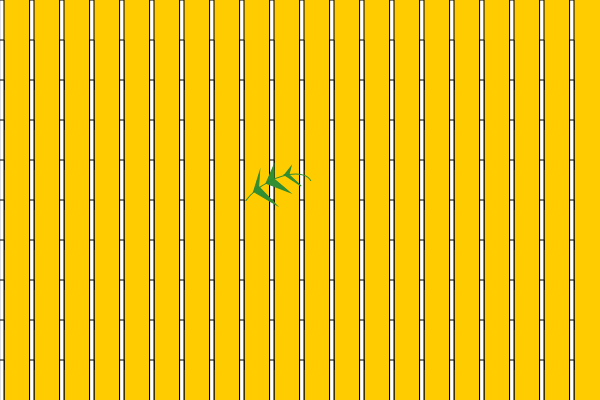
Frame 1 (no input)
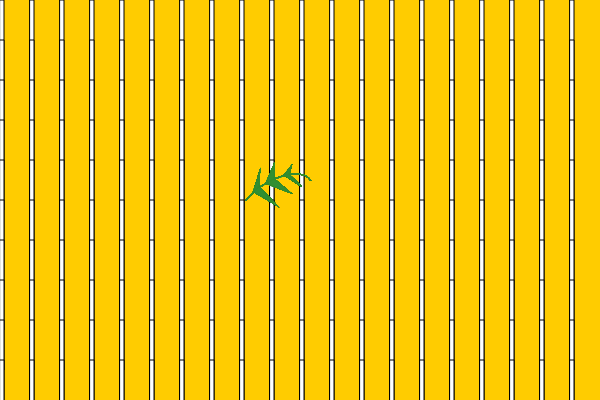
Frame 60 (no input)
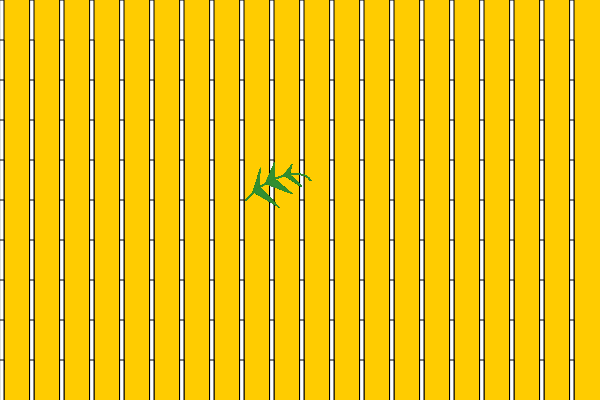
Frame 120 (the mouse pressed at the canvas centre since frame 60)

The p5.js sketch that drew these frames (run headless with seeded random() and noise() and a simulated clock; from frame 60 on, the mouse is pressed at the canvas centre):

// p5.js sketch
// ── sketch.js
// Reference-John Henry Thompson pattern https://editor.p5js.org/jht1493/sketches/ZwUDZXioq
// 4.0 for loop example

//Pattern of white bamboo stalks on a yellow background canvas

let xlen;
let ylen;

function setup() {
  createCanvas(600, 400);
  background(255, 204, 0);
  describe("canvas with yellow background");
  //p5JS Reference guide

  ylen = height / 10;
  xlen = width / 20;
  for (let y = 0; y < height; y += ylen) {
    for (let x = 0; x < width; x += xlen) {
      console.log("y", y, "x", x);
      rect(x, y, 4, 90);
    }
  }
}

function draw() {
  noFill();
  stroke(50, 140, 48);
  strokeWeight(1.0); //Made the stroke weight of the leaf smaller than 2 to submit seamlessly
  //arc(50, 60, 40, 40, 0, PI, OPEN);
  noFill();

  translate(width / 2.03, height / 3.5); //Places leaf onto the 5th line of the bamboo
  rotate(PI / 3.0);
  arc(65, 60, 40, 80, PI / 1.5, (3 * PI) / 2, OPEN); //leaf vein
  //arc(65,60,70,80,PI,3*PI/2,OPEN);
  //arc(70,20,10,80,PI/2,PI,OPEN);
  fill(50, 143, 50); //Changed color settings to 50, 143, 50 from 50, 140, 48
  strokeWeight(1);
  triangle(46, 75, 69, 62, 44, 68);
  triangle(44, 68, 32, 60, 46, 75);
  triangle(45, 60, 65, 44, 45, 51);
  triangle(45, 60, 33, 44, 45, 51);
  triangle(49, 36, 43, 30, 47, 40);
  triangle(49, 36, 65, 31, 47, 40);
  noFill();
}
//ellipse(0, 50, 33, 33); // Left circle
//New leaf
function draw2() {
  noFill();
  stroke(50, 140, 48);
  strokeWeight(1.0); //Made the stroke weight of the leaf smaller than 2 to submit seamlessly
  //arc(50, 60, 40, 40, 0, PI, OPEN);
  noFill();

  translate(width / 2.03, height / 3.5); //Places leaf onto the 5th line of the bamboo
  rotate(PI / 3.0);
  arc(65, 60, 40, 80, PI / 1.5, (3 * PI) / 2, OPEN); //leaf vein
  //arc(65,60,70,80,PI,3*PI/2,OPEN);
  //arc(70,20,10,80,PI/2,PI,OPEN);
  fill(50, 143, 50); //Changed color settings to 50, 143, 50 from 50, 140, 48
  strokeWeight(1);
  triangle(46, 75, 69, 62, 44, 68);
  triangle(44, 68, 32, 60, 46, 75);
  triangle(45, 60, 65, 44, 45, 51);
  triangle(45, 60, 33, 44, 45, 51);
  triangle(49, 36, 43, 30, 47, 40);
  triangle(49, 36, 65, 31, 47, 40);
  noFill();
}
